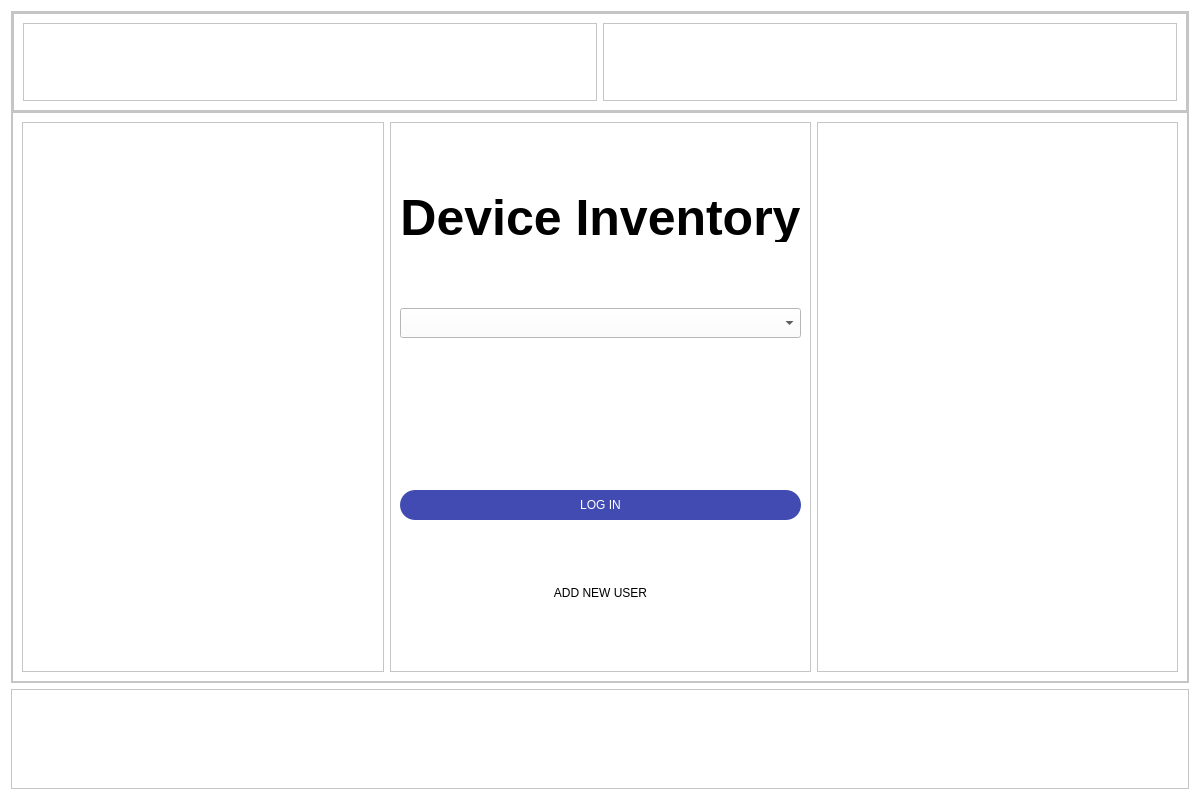
<?xml version="1.0" encoding="UTF-8"?>
<ui version="4.0">
 <class>Dialog</class>
 <widget class="QDialog" name="Dialog">
  <property name="geometry">
   <rect>
    <x>0</x>
    <y>0</y>
    <width>1200</width>
    <height>800</height>
   </rect>
  </property>
  <property name="windowTitle">
   <string>Dialog</string>
  </property>
  <property name="styleSheet">
   <string notr="true">background-color: white;</string>
  </property>
  <layout class="QVBoxLayout" name="verticalLayout">
   <item>
    <widget class="QFrame" name="body">
     <property name="sizePolicy">
      <sizepolicy hsizetype="Expanding" vsizetype="Preferred">
       <horstretch>0</horstretch>
       <verstretch>0</verstretch>
      </sizepolicy>
     </property>
     <property name="frameShape">
      <enum>QFrame::StyledPanel</enum>
     </property>
     <property name="frameShadow">
      <enum>QFrame::Raised</enum>
     </property>
     <layout class="QVBoxLayout" name="verticalLayout_2">
      <property name="spacing">
       <number>0</number>
      </property>
      <property name="leftMargin">
       <number>0</number>
      </property>
      <property name="topMargin">
       <number>0</number>
      </property>
      <property name="rightMargin">
       <number>0</number>
      </property>
      <property name="bottomMargin">
       <number>0</number>
      </property>
      <item>
       <widget class="QFrame" name="controls">
        <property name="sizePolicy">
         <sizepolicy hsizetype="Preferred" vsizetype="Fixed">
          <horstretch>0</horstretch>
          <verstretch>0</verstretch>
         </sizepolicy>
        </property>
        <property name="minimumSize">
         <size>
          <width>0</width>
          <height>100</height>
         </size>
        </property>
        <property name="styleSheet">
         <string notr="true"/>
        </property>
        <property name="frameShape">
         <enum>QFrame::StyledPanel</enum>
        </property>
        <property name="frameShadow">
         <enum>QFrame::Raised</enum>
        </property>
        <layout class="QHBoxLayout" name="horizontalLayout">
         <property name="spacing">
          <number>0</number>
         </property>
         <property name="leftMargin">
          <number>0</number>
         </property>
         <property name="topMargin">
          <number>0</number>
         </property>
         <property name="rightMargin">
          <number>0</number>
         </property>
         <property name="bottomMargin">
          <number>0</number>
         </property>
         <item>
          <widget class="QFrame" name="frame">
           <property name="frameShape">
            <enum>QFrame::StyledPanel</enum>
           </property>
           <property name="frameShadow">
            <enum>QFrame::Raised</enum>
           </property>
           <layout class="QHBoxLayout" name="horizontalLayout_2">
            <item>
             <widget class="QFrame" name="frame_2">
              <property name="sizePolicy">
               <sizepolicy hsizetype="MinimumExpanding" vsizetype="MinimumExpanding">
                <horstretch>0</horstretch>
                <verstretch>0</verstretch>
               </sizepolicy>
              </property>
              <property name="frameShape">
               <enum>QFrame::StyledPanel</enum>
              </property>
              <property name="frameShadow">
               <enum>QFrame::Raised</enum>
              </property>
             </widget>
            </item>
            <item>
             <widget class="QFrame" name="frame_6">
              <property name="sizePolicy">
               <sizepolicy hsizetype="MinimumExpanding" vsizetype="MinimumExpanding">
                <horstretch>0</horstretch>
                <verstretch>0</verstretch>
               </sizepolicy>
              </property>
              <property name="minimumSize">
               <size>
                <width>0</width>
                <height>0</height>
               </size>
              </property>
              <property name="styleSheet">
               <string notr="true">QPushButton {
                border: none;
                border-radius: 10;
                }

                QPushButton:hover {
                border: 2 px solid black;
                background-color: rgb(227, 227, 227);
                }
               </string>
              </property>
              <property name="frameShape">
               <enum>QFrame::StyledPanel</enum>
              </property>
              <property name="frameShadow">
               <enum>QFrame::Raised</enum>
              </property>
              <layout class="QVBoxLayout" name="verticalLayout_5">
               <item alignment="Qt::AlignRight|Qt::AlignTop">
                <widget class="QPushButton" name="settings_button">
                 <property name="sizePolicy">
                  <sizepolicy hsizetype="MinimumExpanding" vsizetype="MinimumExpanding">
                   <horstretch>0</horstretch>
                   <verstretch>0</verstretch>
                  </sizepolicy>
                 </property>
                 <property name="minimumSize">
                  <size>
                   <width>40</width>
                   <height>40</height>
                  </size>
                 </property>
                 <property name="text">
                  <string/>
                 </property>
                </widget>
               </item>
              </layout>
             </widget>
            </item>
           </layout>
          </widget>
         </item>
        </layout>
       </widget>
      </item>
      <item>
       <widget class="QFrame" name="content">
        <property name="frameShape">
         <enum>QFrame::StyledPanel</enum>
        </property>
        <property name="frameShadow">
         <enum>QFrame::Raised</enum>
        </property>
        <layout class="QHBoxLayout" name="horizontalLayout_3">
         <item>
          <widget class="QFrame" name="frame_5">
           <property name="frameShape">
            <enum>QFrame::StyledPanel</enum>
           </property>
           <property name="frameShadow">
            <enum>QFrame::Raised</enum>
           </property>
          </widget>
         </item>
         <item>
          <widget class="QFrame" name="frame_3">
           <property name="frameShape">
            <enum>QFrame::StyledPanel</enum>
           </property>
           <property name="frameShadow">
            <enum>QFrame::Raised</enum>
           </property>
           <layout class="QVBoxLayout" name="verticalLayout_3">
            <item>
             <widget class="QLabel" name="title">
              <property name="sizePolicy">
               <sizepolicy hsizetype="Preferred" vsizetype="Minimum">
                <horstretch>0</horstretch>
                <verstretch>0</verstretch>
               </sizepolicy>
              </property>
              <property name="minimumSize">
               <size>
                <width>0</width>
                <height>50</height>
               </size>
              </property>
              <property name="maximumSize">
               <size>
                <width>16777215</width>
                <height>50</height>
               </size>
              </property>
              <property name="font">
               <font>
                <pointsize>-1</pointsize>
                <weight>75</weight>
                <bold>true</bold>
                <kerning>true</kerning>
               </font>
              </property>
              <property name="styleSheet">
               <string notr="true">font-size: 50px</string>
              </property>
              <property name="text">
               <string>Device Inventory</string>
              </property>
              <property name="alignment">
               <set>Qt::AlignCenter</set>
              </property>
             </widget>
            </item>
            <item>
             <widget class="QComboBox" name="user_picker">
              <property name="minimumSize">
               <size>
                <width>0</width>
                <height>30</height>
               </size>
              </property>
             </widget>
            </item>
            <item>
             <widget class="QLabel" name="error_text">
              <property name="sizePolicy">
               <sizepolicy hsizetype="Minimum" vsizetype="Minimum">
                <horstretch>0</horstretch>
                <verstretch>0</verstretch>
               </sizepolicy>
              </property>
              <property name="minimumSize">
               <size>
                <width>0</width>
                <height>20</height>
               </size>
              </property>
              <property name="maximumSize">
               <size>
                <width>16777215</width>
                <height>20</height>
               </size>
              </property>
              <property name="styleSheet">
               <string notr="true">color: red</string>
              </property>
              <property name="text">
               <string/>
              </property>
             </widget>
            </item>
            <item>
             <widget class="QPushButton" name="login_button">
              <property name="minimumSize">
               <size>
                <width>0</width>
                <height>30</height>
               </size>
              </property>
              <property name="cursor">
               <cursorShape>PointingHandCursor</cursorShape>
              </property>
              <property name="styleSheet">
               <string notr="true">QPushButton {
                border-radius: 15;
                border: 2 px solid black;
                background-color: #414BB2;
                color: white
                }

                QPushButton:hover{
                border-radius: 15;
                border: 4 px solid black;
                background-color: rgb(51, 60, 140);
                color: white;
                }
               </string>
              </property>
              <property name="text">
               <string>LOG IN</string>
              </property>
             </widget>
            </item>
            <item>
             <widget class="QPushButton" name="add_new_user_button">
              <property name="cursor">
               <cursorShape>PointingHandCursor</cursorShape>
              </property>
              <property name="styleSheet">
               <string notr="true">border: none;
               </string>
              </property>
              <property name="text">
               <string>ADD NEW USER</string>
              </property>
             </widget>
            </item>
           </layout>
          </widget>
         </item>
         <item>
          <widget class="QFrame" name="frame_4">
           <property name="frameShape">
            <enum>QFrame::StyledPanel</enum>
           </property>
           <property name="frameShadow">
            <enum>QFrame::Raised</enum>
           </property>
          </widget>
         </item>
        </layout>
       </widget>
      </item>
     </layout>
    </widget>
   </item>
   <item>
    <widget class="QFrame" name="footer">
     <property name="sizePolicy">
      <sizepolicy hsizetype="Minimum" vsizetype="Fixed">
       <horstretch>0</horstretch>
       <verstretch>0</verstretch>
      </sizepolicy>
     </property>
     <property name="minimumSize">
      <size>
       <width>0</width>
       <height>100</height>
      </size>
     </property>
     <property name="frameShape">
      <enum>QFrame::StyledPanel</enum>
     </property>
     <property name="frameShadow">
      <enum>QFrame::Raised</enum>
     </property>
    </widget>
   </item>
  </layout>
 </widget>
 <resources>
  <include location="icons.qrc"/>
 </resources>
 <connections/>
</ui>
